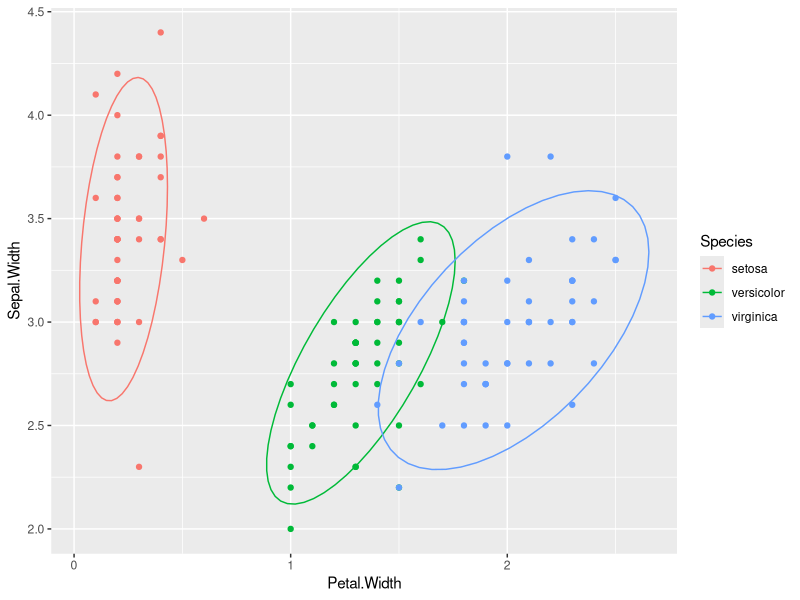
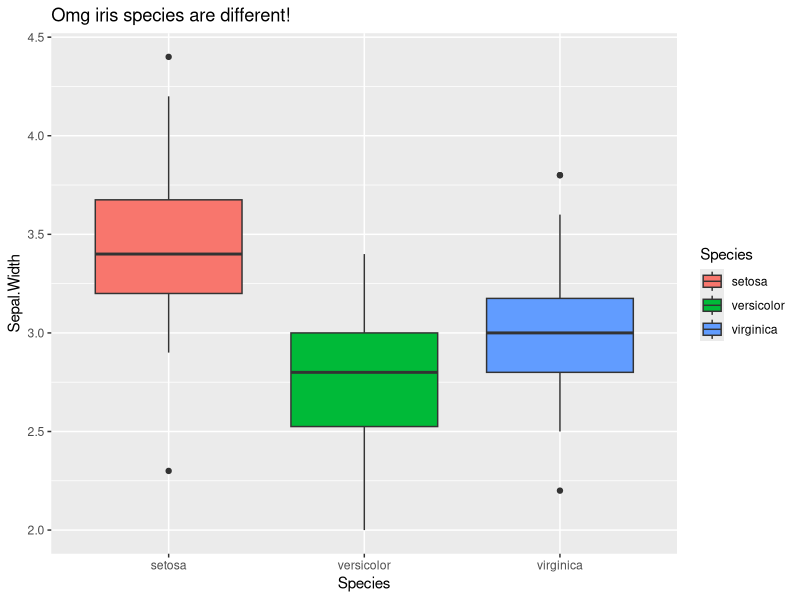
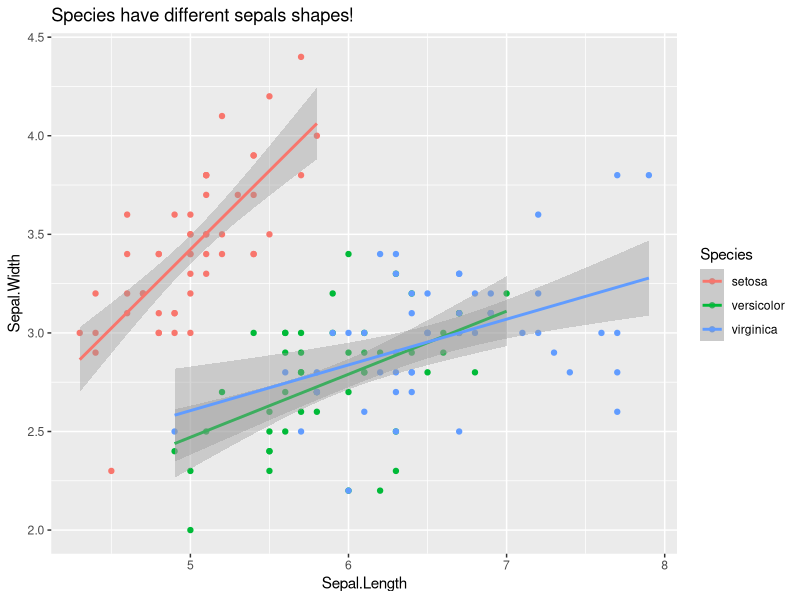
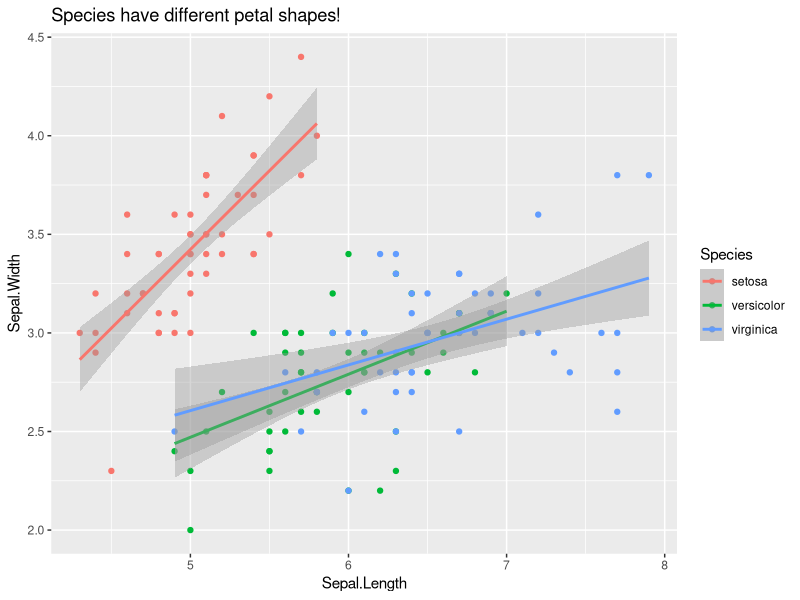

Here is the R script that generated these plots, in order:
## ---- chunk 1
knitr::opts_chunk$set(echo = FALSE, message = FALSE, out.width='100%') 

library(tidyverse)
data(iris)

## ---- chunk 2
ggplot(iris, aes(x = Petal.Width, y = Sepal.Width, color = Species)) + geom_point() + stat_ellipse()
## ---- chunk 3

ggplot(iris, aes(x = Species, y = Sepal.Width, fill = Species)) + geom_boxplot() + ggtitle("Omg iris species are different!")

## ---- chunk 4

summary(aov(lm(Sepal.Width ~ Species, data = iris)))

## ---- chunk 5

ggplot(iris, aes(x = Sepal.Length, y = Sepal.Width, color = Species)) + geom_point() + geom_smooth(method = "lm") + ggtitle("Species have different sepals shapes!")

ggplot(iris, aes(x = Sepal.Length, y = Sepal.Width, color = Species)) + geom_point() + geom_smooth(method = "lm") + ggtitle("Species have different petal shapes!")

